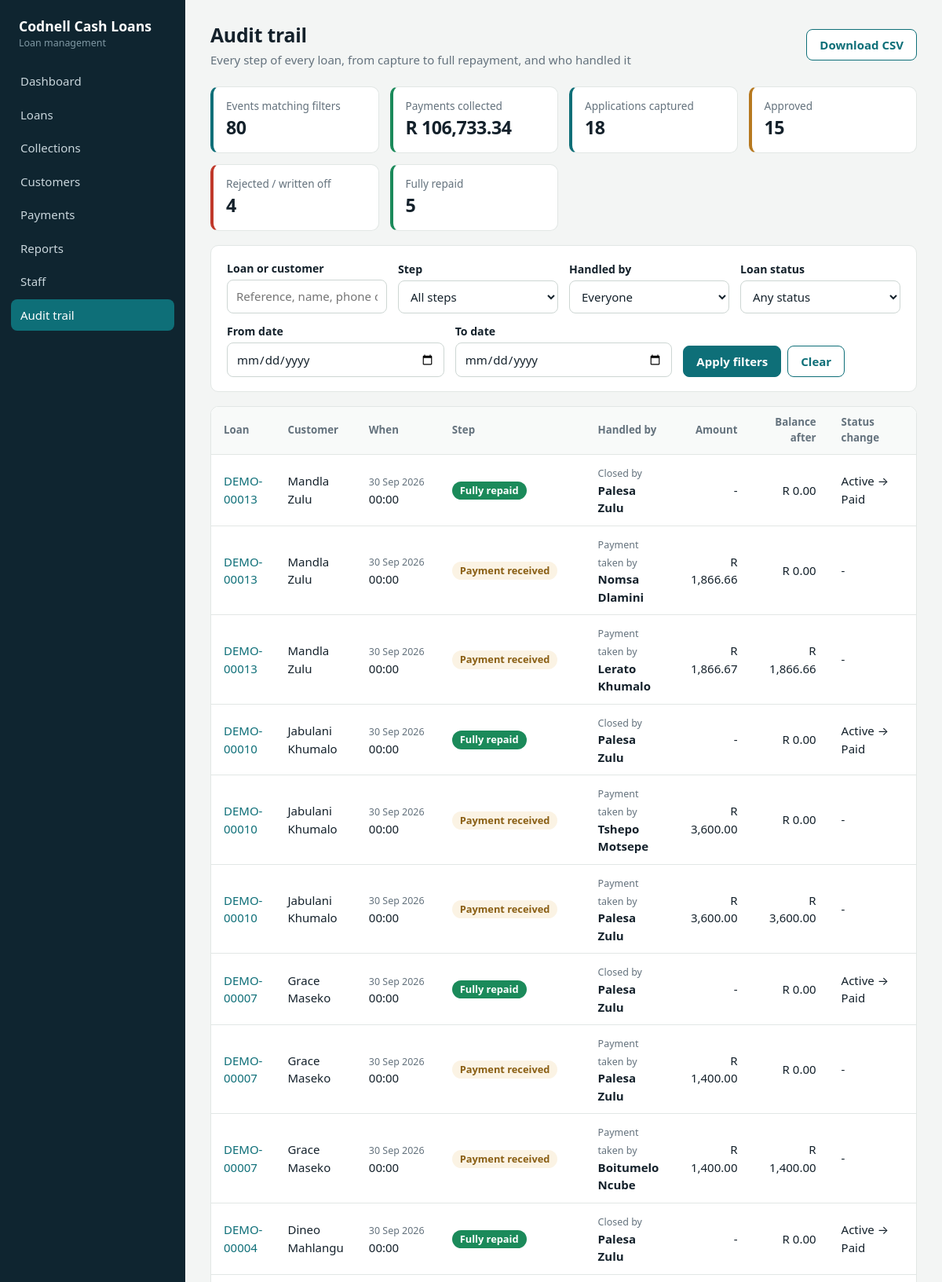
The app's page /audit (signed in, upper part) with its own data.
### models.py (models this page shows, shortened)
class AuditEvent(db.Model):
    __tablename__ = 'audit_event'
    id = db.Column(db.Integer, primary_key=True)
    loan_id = db.Column(db.Integer, db.ForeignKey('loan.id'), nullable=False, index=True)
    event = db.Column(db.String(20), nullable=False, index=True)   # see EVENTS
    actor_id = db.Column(db.Integer, db.ForeignKey('user.id'), index=True)
    actor_name = db.Column(db.String(80))      # kept so history survives staff deletion
    amount = db.Column(db.Float)               # payment value / balance moved
    balance_after = db.Column(db.Float)        # loan balance once this step completed
    from_status = db.Column(db.String(20))
    to_status = db.Column(db.String(20))
    method = db.Column(db.String(20))
    note = db.Column(db.String(255))
    created_at = db.Column(db.DateTime, default=datetime.utcnow, index=True)
    loan = db.relationship('Loan', backref=db.backref('audit_events', order_by='AuditEvent.id',
                                                      cascade='all, delete-orphan'))
    actor = db.relationship('User')
    @property
    def label(self):
        return EVENT_LABELS.get(self.event, self.event)
    @property
    def role(self):
        return EVENT_ROLES.get(self.event, 'Handled by')
    @property
    def who(self):
        return self.actor_name or (self.actor.display if self.actor else 'System')

class Loan(db.Model):
    id = db.Column(db.Integer, primary_key=True)
    reference = db.Column(db.String(20), unique=True)
    customer_id = db.Column(db.Integer, db.ForeignKey('customer.id'), nullable=False)
    principal = db.Column(db.Float, nullable=False)
    monthly_rate = db.Column(db.Float, nullable=False)        # flat % of principal per month
    term_months = db.Column(db.Integer, nullable=False)
    purpose = db.Column(db.String(200))
    status = db.Column(db.String(20), default='pending')      # pending|active|paid|rejected|defaulted
    note = db.Column(db.String(255))
    created_at = db.Column(db.DateTime, default=datetime.utcnow)
    created_by_id = db.Column(db.Integer, db.ForeignKey('user.id'))
    decided_at = db.Column(db.DateTime)
    decided_by_id = db.Column(db.Integer, db.ForeignKey('user.id'))
    start_date = db.Column(db.Date)
    created_by = db.relationship('User', foreign_keys=[created_by_id])
    decided_by = db.relationship('User', foreign_keys=[decided_by_id])
    installments = db.relationship('Installment', backref='loan', order_by='Installment.number',
                                   cascade='all, delete-orphan')
    payments = db.relationship('Payment', backref='loan', order_by='Payment.id.desc()',
                               cascade='all, delete-orphan')

class Customer(db.Model):
    id = db.Column(db.Integer, primary_key=True)
    first_name = db.Column(db.String(60), nullable=False)
    last_name = db.Column(db.String(60), nullable=False)
    id_number = db.Column(db.String(30), unique=True, nullable=False)
    phone = db.Column(db.String(30), nullable=False)
    email = db.Column(db.String(120))
    address = db.Column(db.String(255))
    employer = db.Column(db.String(120))
    monthly_income = db.Column(db.Float, default=0)
    created_at = db.Column(db.DateTime, default=datetime.utcnow)
    loans = db.relationship('Loan', backref='customer', order_by='Loan.id.desc()')
    @property
    def full_name(self):
        return f'{self.first_name} {self.last_name}'

### app.py (the view)
@app.route('/audit')
@need_owner
def audit():
    q = _audit_query()
    rows = q.limit(500).all()
    total = q.count()
    shown = len(rows)
    collected = sum(e.amount for e in rows if e.event == 'payment')
    actors = User.query.order_by(User.name).all()
    counts = {k: q.filter(AuditEvent.event == k).count() for k, _ in EVENTS}
    return render_template('audit.html', rows=rows, events=EVENTS, actors=actors,
                           counts=counts, total=total, shown=shown, collected=collected,
                           statuses=STATUSES, f=_audit_filters(),
                           has_events=AuditEvent.query.first() is not None)

### app.py (called while the page is built)
@login_manager.user_loader
def load_user(uid):
    return db.session.get(User, int(uid))

def csrf_token():
    if '_csrf' not in session:
        session['_csrf'] = secrets.token_hex(16)
    return session['_csrf']

@app.before_request
def guard():
    if request.method == 'POST':
        if not session.get('_csrf') or session['_csrf'] != request.form.get('_csrf'):
            abort(400, 'Your session expired. Go back, refresh the page and try again.')
    if (current_user.is_authenticated and current_user.must_change
            and request.endpoint not in ('profile', 'logout', 'static')):
        return redirect(url_for('profile'))

def need_owner(f):
    @wraps(f)
    @login_required
    def inner(*a, **k):
        if not current_user.is_owner:
            flash('Only the owner can do that.', 'error')
            return redirect(url_for('users'))
        return f(*a, **k)
    return inner

def _audit_filters():
    a = request.args
    return dict(event=a.get('event', ''), who=a.get('who', ''), ref=a.get('ref', ''),
                status=a.get('status', ''), frm=a.get('from', ''), to=a.get('to', ''))

### models.py (called while the page is built)
    @property
    def is_active(self):
        return bool(self.active)

    def can(self, perm):
        return self.active and (self.role == 'owner' or perm in (self.permissions or '').split(','))

    @property
    def is_owner(self):
        return self.role == 'owner'

    @property
    def display(self):
        return self.name or self.email

### templates/audit.html (shortened to what this page needs)
{% extends 'base.html' %}{% from '_m.html' import history %}{% set page = 'audit' %}{% block title %}Audit trail{% endblock %}
{% block content %}
<div class="top"><div><h1>Audit trail</h1><div class="sub">Every step of every loan, from capture to full repayment, and who handled it</div></div>
<div class="row-actions">
<a class="btn ghost" href="{{ url_for('audit_csv', **f) }}">Download CSV</a></div></div>
<div class="kpis">
<div class="kpi"><span>Events matching filters</span><b>{{ total }}</b></div>
<div class="kpi ok"><span>Payments collected</span><b>{{ collected|money }}</b></div>
<div class="kpi"><span>Applications captured</span><b>{{ counts.get('captured', 0) }}</b></div>
<div class="kpi warn"><span>Approved</span><b>{{ counts.get('approved', 0) }}</b></div>
<div class="kpi bad"><span>Rejected / written off</span><b>{{ counts.get('rejected', 0) + counts.get('written_off', 0) }}</b></div>
<div class="kpi ok"><span>Fully repaid</span><b>{{ counts.get('settled', 0) }}</b></div>
</div>
<form class="card filters">
<div class="frow">
<div><label for="f-ref">Loan or customer</label><input id="f-ref" name="ref" value="{{ f.ref }}" placeholder="Reference, name, phone or ID"></div>
<div><label for="f-event">Step</label><select id="f-event" name="event">
<option value="">All steps</option>
</select></div>
<div><label for="f-who">Handled by</label><select id="f-who" name="who">
<option value="">Everyone</option>
</select></div>
<div><label for="f-status">Loan status</label><select id="f-status" name="status">
<option value="">Any status</option>
</select></div>
</div>
<div class="frow">
<div><label for="f-from">From date</label><input id="f-from" type="date" name="from" value="{{ f.frm }}"></div>
<div><label for="f-to">To date</label><input id="f-to" type="date" name="to" value="{{ f.to }}"></div>
<div class="fbtns"><button class="btn">Apply filters</button><a class="btn ghost" href="{{ url_for('audit') }}">Clear</a></div>
</div>
</form>
<div class="card flush">{{ history(rows, true, 'No audit events match these filters.') }}
</div>{% endblock %}

### templates/_m.html (shortened to what this page needs)
{% macro history(rows, show_loan=false, empty='No activity recorded yet.') %}
<div class="scroll"><table class="hist"><thead><tr>
{% if show_loan %}<th>Loan</th><th>Customer</th>{% endif %}
<th>When</th><th>Step</th><th>Handled by</th><th class="r">Amount</th>
<th class="r">Balance after</th><th>Status change</th><th>Note</th>
</tr></thead><tbody>
{% for e in rows %}<tr>
{% if show_loan %}<td><a href="{{ url_for('loan_view', lid=e.loan_id) }}">{{ e.loan.reference }}</a></td>
<td>{{ e.loan.customer.full_name }}</td>{% endif %}
<td class="nw"><span class="mut">{{ e.created_at|d }}</span><br>{{ e.created_at.strftime('%H:%M') }}</td>
<td><span class="ev ev-{{ e.event }}">{{ e.label }}</span></td>
<td><span class="mut">{{ e.role }}</span><br><b>{{ e.who }}</b></td>
<td class="r">{{ e.amount|money if e.amount else '-' }}</td>
<td class="r">{{ e.balance_after|money }}</td>
<td>{% if e.from_status or e.to_status %}{{ e.from_status|replace('_',' ')|title if e.from_status else 'new' }} &rarr; {{ e.to_status|replace('_',' ')|title if e.to_status else '-' }}{% else %}-{% endif %}</td>
<td class="note">{{ e.note or '' }}{% if e.method %} <span class="mut">({{ e.method|replace('_',' ')|upper }})</span>{% endif %}</td>
</tr>
{% else %}<tr><td colspan="{{ 9 if show_loan else 7 }}" class="empty">{{ empty }}</td></tr>{% endfor %}
</tbody></table></div>
{% endmacro %}

### static/style.css (style rules this page uses)
:root { --bg:#f3f5f4;--card:#fff;--ink:#14212b;--mut:#64727d;--line:#e2e7e5;--pri:#0e6f78;--pri-d:#0a555c;--pri-l:#dff0f1;--side:#0f2530; --ok:#1b8a5a;--ok-l:#dcf3e8;--warn:#b7791f;--warn-l:#fdf0d5;--bad:#c0392b;--bad-l:#fbe3df;--gray-l:#e9eceb;--r:10px }
* { box-sizing:border-box }
body { margin:0;background:var(--bg);color:var(--ink);font:15px/1.5 "Segoe UI",system-ui,-apple-system,Roboto,sans-serif }
a { color:var(--pri);text-decoration:none }
h1 { font-size:1.55rem;margin:0;letter-spacing:-.01em }
.num,td.r,.kpi b { font-variant-numeric:tabular-nums }
.top { display:flex;justify-content:space-between;align-items:center;gap:12px;margin-bottom:22px;flex-wrap:wrap }
.top .sub { color:var(--mut);margin-top:2px }
.card { background:var(--card);border:1px solid var(--line);border-radius:var(--r);padding:18px 20px;margin-bottom:18px }
.card.flush { padding:0;overflow:hidden }
.kpis { display:grid;grid-template-columns:repeat(auto-fit,minmax(170px,1fr));gap:14px;margin-bottom:18px }
.kpi { background:var(--card);border:1px solid var(--line);border-radius:var(--r);padding:14px 16px;border-left:4px solid var(--pri) }
.kpi span { color:var(--mut);font-size:.85rem;display:block }
.kpi b { font-size:1.45rem;letter-spacing:-.02em }
.kpi.bad { border-left-color:var(--bad) }
.kpi.warn { border-left-color:var(--warn) }
.kpi.ok { border-left-color:var(--ok) }
.btn { display:inline-block;background:var(--pri);color:#fff;border:1px solid var(--pri);padding:8px 16px;border-radius:8px;font:inherit;font-weight:600;cursor:pointer }
.btn.ghost { background:#fff;color:var(--pri) }
table { width:100%;border-collapse:collapse }
th { text-align:left;color:var(--mut);font-weight:600;font-size:.83rem;padding:10px 16px;background:#f8faf9;border-bottom:1px solid var(--line) }
td { padding:11px 16px;border-bottom:1px solid var(--line);vertical-align:middle }
.r { text-align:right }
.mut { color:var(--mut) }
.scroll { overflow-x:auto }
label { display:block;font-weight:600;font-size:.88rem;margin-bottom:4px }
input,select,textarea { width:100%;padding:9px 11px;border:1px solid #cdd6d3;border-radius:8px;font:inherit;background:#fff;color:var(--ink) }
.row-actions { display:flex;gap:8px;flex-wrap:wrap;align-items:center }
table td.nw { white-space:nowrap }
table td.note { max-width:260px;font-size:.85rem;color:var(--mut) }
.ev { display:inline-block;padding:2px 10px;border-radius:99px;font-size:.8rem;font-weight:600;background:var(--gray-l);color:#46545e;white-space:nowrap }
.ev-payment { background:#e0a23a22;color:#8a5f14 }
.ev-settled { background:var(--ok);color:#fff }
.filters .frow { display:flex;gap:14px;flex-wrap:wrap;align-items:flex-end;margin-bottom:12px }
.filters .frow:last-child { margin-bottom:0 }
.filters .frow>div { flex:1 1 170px;min-width:0 }
.filters .fbtns { flex:0 0 auto;display:flex;gap:8px;align-items:flex-end }
.filters .fbtns .btn { white-space:nowrap }
table.hist td b { font-weight:600 }
table.hist .hlabel,table.hist td .mut { font-size:.78rem }

### records on screen
AuditEvent: loan.reference "DEMO-00013", loan.customer.full_name "Mandla Zulu", created_at|d "30 Sep 2026", created_at "00:00", label "Fully repaid", role "Closed by", who "Palesa Zulu", amount "-", balance_after "R 0.00", from_status "Active", to_status "Paid"
AuditEvent: loan.reference "DEMO-00013", loan.customer.full_name "Mandla Zulu", created_at|d "30 Sep 2026", created_at "00:00", label "Payment received", role "Payment taken by", who "Nomsa Dlamini", amount "R 1,866.66", balance_after "R 0.00"
AuditEvent: loan.reference "DEMO-00013", loan.customer.full_name "Mandla Zulu", created_at|d "30 Sep 2026", created_at "00:00", label "Payment received", role "Payment taken by", who "Lerato Khumalo", amount "R 1,866.67", balance_after "R 1,866.66"
AuditEvent: loan.reference "DEMO-00010", loan.customer.full_name "Jabulani Khumalo", created_at|d "30 Sep 2026", created_at "00:00", label "Fully repaid", role "Closed by", who "Palesa Zulu", amount "-", balance_after "R 0.00", from_status "Active", to_status "Paid"
AuditEvent: loan.reference "DEMO-00010", loan.customer.full_name "Jabulani Khumalo", created_at|d "30 Sep 2026", created_at "00:00", label "Payment received", role "Payment taken by", who "Tshepo Motsepe", amount "R 3,600.00", balance_after "R 0.00"
AuditEvent: loan.reference "DEMO-00010", loan.customer.full_name "Jabulani Khumalo", created_at|d "30 Sep 2026", created_at "00:00", label "Payment received", role "Payment taken by", who "Palesa Zulu", amount "R 3,600.00", balance_after "R 3,600.00"
AuditEvent: loan.reference "DEMO-00007", loan.customer.full_name "Grace Maseko", created_at|d "30 Sep 2026", created_at "00:00", label "Fully repaid", role "Closed by", who "Palesa Zulu", amount "-", balance_after "R 0.00", from_status "Active", to_status "Paid"
AuditEvent: loan.reference "DEMO-00007", loan.customer.full_name "Grace Maseko", created_at|d "30 Sep 2026", created_at "00:00", label "Payment received", role "Payment taken by", who "Palesa Zulu", amount "R 1,400.00", balance_after "R 0.00"
AuditEvent: loan.reference "DEMO-00007", loan.customer.full_name "Grace Maseko", created_at|d "30 Sep 2026", created_at "00:00", label "Payment received", role "Payment taken by", who "Boitumelo Ncube", amount "R 1,400.00", balance_after "R 1,400.00"
AuditEvent: loan.reference "DEMO-00004", loan.customer.full_name "Dineo Mahlangu", created_at|d "30 Sep 2026", created_at "00:00", label "Fully repaid", role "Closed by", who "Palesa Zulu", amount "-", balance_after "R 0.00", from_status "Active", to_status "Paid"

### other values on screen
{{ COMPANY }} "Codnell Cash Loans"
{{ label }} "Dashboard" "Loans" "Collections" "Customers" "Payments" "Reports" "Staff" "Audit trail"
{{ total }} "80"
{{ collected|money }} "R 106,733.34"
{{ counts.get('captured', 0) }} "18"
{{ counts.get('approved', 0) }} "15"
{{ counts.get('rejected', 0) + counts.get('written_off', 0) }} "4"
{{ counts.get('settled', 0) }} "5"
